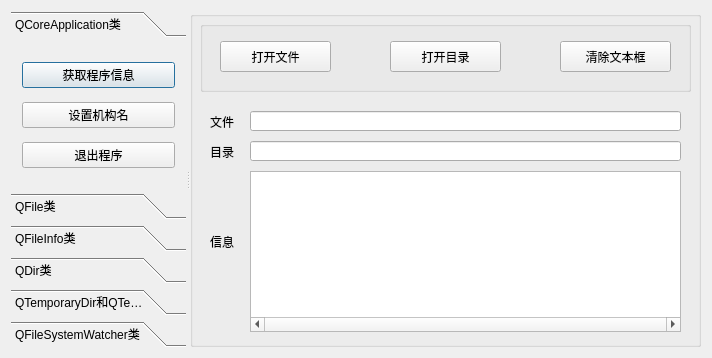
<?xml version="1.0" encoding="UTF-8"?>
<ui version="4.0">
 <class>FileDirAccessDemoClass</class>
 <widget class="QDialog" name="FileDirAccessDemoClass">
  <property name="geometry">
   <rect>
    <x>0</x>
    <y>0</y>
    <width>712</width>
    <height>358</height>
   </rect>
  </property>
  <property name="windowTitle">
   <string>FileDirAccessDemo</string>
  </property>
  <layout class="QHBoxLayout" name="horizontalLayout">
   <item>
    <widget class="QSplitter" name="splitter">
     <property name="orientation">
      <enum>Qt::Horizontal</enum>
     </property>
     <widget class="QToolBox" name="toolBox">
      <property name="sizePolicy">
       <sizepolicy hsizetype="Maximum" vsizetype="Preferred">
        <horstretch>0</horstretch>
        <verstretch>0</verstretch>
       </sizepolicy>
      </property>
      <property name="maximumSize">
       <size>
        <width>175</width>
        <height>16777215</height>
       </size>
      </property>
      <property name="currentIndex">
       <number>0</number>
      </property>
      <widget class="QWidget" name="page">
       <property name="geometry">
        <rect>
         <x>0</x>
         <y>0</y>
         <width>175</width>
         <height>184</height>
        </rect>
       </property>
       <attribute name="label">
        <string>QCoreApplication类</string>
       </attribute>
       <layout class="QVBoxLayout" name="verticalLayout">
        <item>
         <widget class="QPushButton" name="btnGetDirInfo">
          <property name="text">
           <string>获取程序信息</string>
          </property>
         </widget>
        </item>
        <item>
         <widget class="QPushButton" name="btnSetOrg">
          <property name="text">
           <string>设置机构名</string>
          </property>
         </widget>
        </item>
        <item>
         <widget class="QPushButton" name="btnExit">
          <property name="text">
           <string>退出程序</string>
          </property>
         </widget>
        </item>
       </layout>
      </widget>
      <widget class="QWidget" name="page_3">
       <attribute name="label">
        <string>QFile类</string>
       </attribute>
       <layout class="QVBoxLayout" name="verticalLayout_2">
        <item>
         <widget class="QPushButton" name="btnFileOp">
          <property name="text">
           <string>复制、重命名、删除文件</string>
          </property>
         </widget>
        </item>
        <item>
         <widget class="QPushButton" name="btnSetPermission">
          <property name="text">
           <string>设置文件的权限</string>
          </property>
         </widget>
        </item>
       </layout>
      </widget>
      <widget class="QWidget" name="page_4">
       <attribute name="label">
        <string>QFileInfo类</string>
       </attribute>
       <layout class="QVBoxLayout" name="verticalLayout_3">
        <item>
         <widget class="QPushButton" name="btnGetFileInfo">
          <property name="text">
           <string>获取文件信息</string>
          </property>
         </widget>
        </item>
       </layout>
      </widget>
      <widget class="QWidget" name="page_5">
       <attribute name="label">
        <string>QDir类</string>
       </attribute>
       <layout class="QVBoxLayout" name="verticalLayout_4">
        <item>
         <widget class="QPushButton" name="btnGetDirInformation">
          <property name="text">
           <string>获取目录信息</string>
          </property>
         </widget>
        </item>
        <item>
         <widget class="QPushButton" name="btnDirOp">
          <property name="text">
           <string>文件目录操作</string>
          </property>
         </widget>
        </item>
        <item>
         <widget class="QPushButton" name="btnLoopUpDir">
          <property name="text">
           <string>遍历文件目录</string>
          </property>
         </widget>
        </item>
       </layout>
      </widget>
      <widget class="QWidget" name="page_6">
       <attribute name="label">
        <string>QTemporaryDir和QTemporaryFile</string>
       </attribute>
       <layout class="QVBoxLayout" name="verticalLayout_5">
        <item>
         <widget class="QPushButton" name="btnTempDir">
          <property name="text">
           <string>临时目录操作</string>
          </property>
         </widget>
        </item>
        <item>
         <widget class="QPushButton" name="btnTempFile">
          <property name="text">
           <string>临时文件操作</string>
          </property>
         </widget>
        </item>
       </layout>
      </widget>
      <widget class="QWidget" name="page_2">
       <property name="geometry">
        <rect>
         <x>0</x>
         <y>0</y>
         <width>175</width>
         <height>184</height>
        </rect>
       </property>
       <attribute name="label">
        <string>QFileSystemWatcher类</string>
       </attribute>
       <layout class="QVBoxLayout" name="verticalLayout_6">
        <item>
         <widget class="QPushButton" name="btnStartListen">
          <property name="text">
           <string>开启监听文件目录</string>
          </property>
         </widget>
        </item>
        <item>
         <widget class="QPushButton" name="btnStopListen">
          <property name="text">
           <string>停止监听文件目录</string>
          </property>
         </widget>
        </item>
       </layout>
      </widget>
     </widget>
     <widget class="QGroupBox" name="groupBox">
      <property name="title">
       <string/>
      </property>
      <widget class="QGroupBox" name="groupBox_2">
       <property name="geometry">
        <rect>
         <x>10</x>
         <y>10</y>
         <width>491</width>
         <height>71</height>
        </rect>
       </property>
       <property name="title">
        <string/>
       </property>
       <widget class="QPushButton" name="btnOpenFile">
        <property name="geometry">
         <rect>
          <x>20</x>
          <y>20</y>
          <width>111</width>
          <height>31</height>
         </rect>
        </property>
        <property name="text">
         <string>打开文件</string>
        </property>
       </widget>
       <widget class="QPushButton" name="btnOpenDir">
        <property name="geometry">
         <rect>
          <x>190</x>
          <y>20</y>
          <width>111</width>
          <height>31</height>
         </rect>
        </property>
        <property name="text">
         <string>打开目录</string>
        </property>
       </widget>
       <widget class="QPushButton" name="btnClearText">
        <property name="geometry">
         <rect>
          <x>360</x>
          <y>20</y>
          <width>111</width>
          <height>31</height>
         </rect>
        </property>
        <property name="text">
         <string>清除文本框</string>
        </property>
       </widget>
      </widget>
      <widget class="QLabel" name="label">
       <property name="geometry">
        <rect>
         <x>20</x>
         <y>100</y>
         <width>31</width>
         <height>21</height>
        </rect>
       </property>
       <property name="text">
        <string>文件</string>
       </property>
      </widget>
      <widget class="QLineEdit" name="txtFile">
       <property name="geometry">
        <rect>
         <x>60</x>
         <y>100</y>
         <width>431</width>
         <height>20</height>
        </rect>
       </property>
      </widget>
      <widget class="QLineEdit" name="txtDir">
       <property name="geometry">
        <rect>
         <x>60</x>
         <y>130</y>
         <width>431</width>
         <height>20</height>
        </rect>
       </property>
      </widget>
      <widget class="QLabel" name="label_2">
       <property name="geometry">
        <rect>
         <x>20</x>
         <y>130</y>
         <width>31</width>
         <height>21</height>
        </rect>
       </property>
       <property name="text">
        <string>目录</string>
       </property>
      </widget>
      <widget class="QPlainTextEdit" name="ptInfo">
       <property name="geometry">
        <rect>
         <x>60</x>
         <y>160</y>
         <width>431</width>
         <height>161</height>
        </rect>
       </property>
       <property name="horizontalScrollBarPolicy">
        <enum>Qt::ScrollBarAlwaysOn</enum>
       </property>
       <property name="lineWrapMode">
        <enum>QPlainTextEdit::NoWrap</enum>
       </property>
       <property name="overwriteMode">
        <bool>false</bool>
       </property>
      </widget>
      <widget class="QLabel" name="label_3">
       <property name="geometry">
        <rect>
         <x>20</x>
         <y>220</y>
         <width>31</width>
         <height>21</height>
        </rect>
       </property>
       <property name="text">
        <string>信息</string>
       </property>
      </widget>
     </widget>
    </widget>
   </item>
  </layout>
 </widget>
 <layoutdefault spacing="6" margin="11"/>
 <resources>
  <include location="FileDirAccessDemo.qrc"/>
 </resources>
 <connections/>
</ui>
